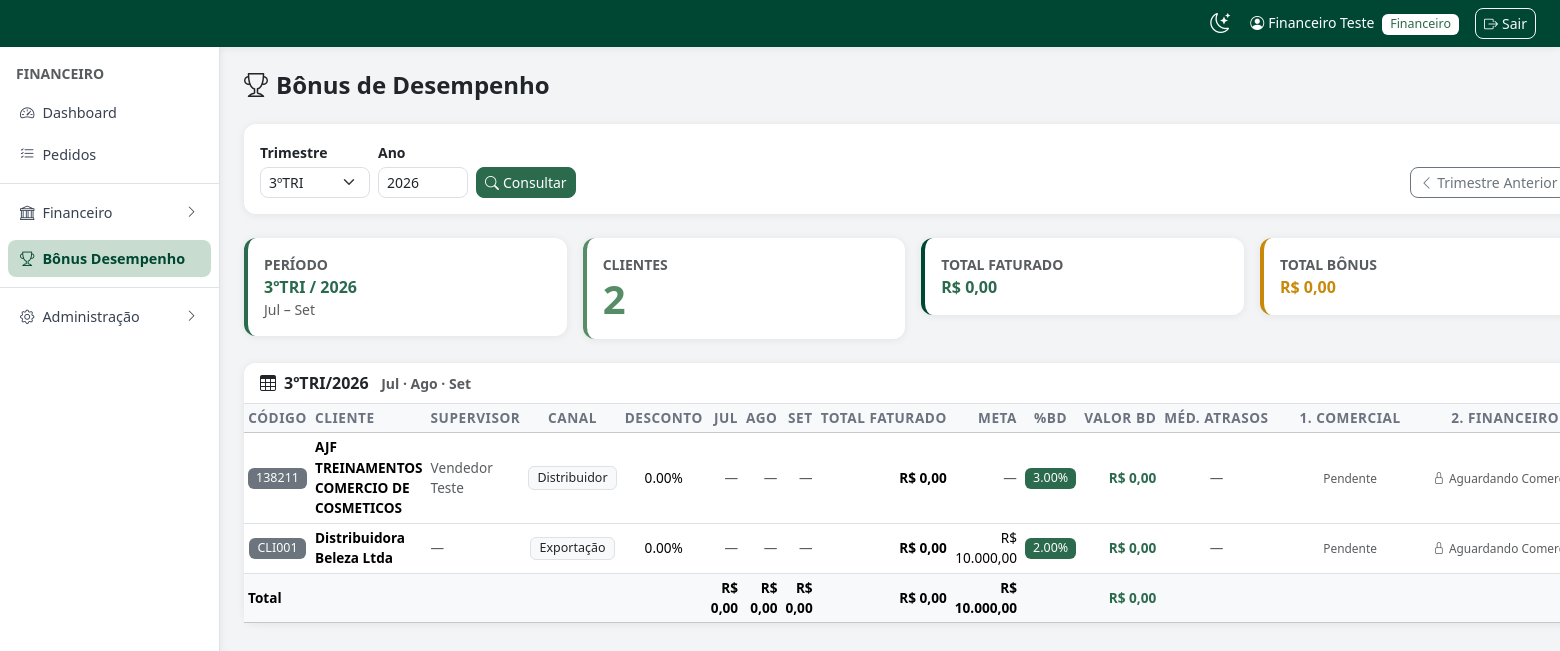
The page /admin/cadastros/bonus-desempenho.php (signed in) on the database its author committed.
### tables this page shows
CREATE TABLE `clientes` (
  `id` int(11) NOT NULL,
  `codigo_cliente` varchar(50) DEFAULT NULL,
  `cnpj` varchar(20) DEFAULT NULL,
  `cpf` varchar(15) DEFAULT NULL,
  `razao_social` varchar(200) NOT NULL,
  `cep` varchar(10) DEFAULT NULL,
  `endereco` varchar(200) DEFAULT NULL,
  `numero` varchar(10) DEFAULT NULL,
  `complemento` varchar(100) DEFAULT NULL,
  `bairro` varchar(100) DEFAULT NULL,
  `cidade` varchar(100) DEFAULT NULL,
  `estado` varchar(2) DEFAULT NULL,
  `pais` varchar(50) DEFAULT 'Brasil',
  `telefone1` varchar(20) DEFAULT NULL,
  `telefone2` varchar(20) DEFAULT NULL,
  `email` varchar(255) DEFAULT NULL,
  `vendedor` varchar(100) DEFAULT NULL,
  `canal_venda_id` int(11) DEFAULT NULL,
  `material_apoio` tinyint(4) DEFAULT 0,
  `bonus_desempenho` decimal(10,2) DEFAULT 0.00,
  `desconto_cliente` decimal(10,4) DEFAULT 0.0000,
  `limite_credito` decimal(12,2) DEFAULT 0.00,
  `idioma` varchar(20) DEFAULT 'pt',
  `moeda` varchar(10) DEFAULT 'BRL',
  `pedido_accademia` tinyint(4) DEFAULT 0,
  `senha` varchar(255) NOT NULL,
  `status` enum('ativo','inativo') DEFAULT 'ativo',
  `created_at` timestamp NOT NULL DEFAULT current_timestamp(),
  `desconto_canal` decimal(5,2) NOT NULL DEFAULT 0.00,
  `supervisor` varchar(100) DEFAULT NULL,
  `senha_temporaria` tinyint(1) NOT NULL DEFAULT 1
);

CREATE TABLE `canal_venda` (
  `id` int(11) NOT NULL,
  `canal` varchar(100) NOT NULL,
  `faixa_faturamento` varchar(100) DEFAULT NULL,
  `desconto` decimal(10,4) DEFAULT 0.0000,
  `created_at` timestamp NOT NULL DEFAULT current_timestamp(),
  `margem_negociacao` decimal(10,4) NOT NULL DEFAULT 0.0000
);

### admin/cadastros/bonus-desempenho.php (the view, shortened to what the rows shown need)
<?php
require_once __DIR__ . '/../../config.php';
$u = usuario();
$tiposComercial  = ['comercial', 'supervisor', 'tecnologia da informacao'];
$isComercial  = in_array($u['tipo'], $tiposComercial);
$anoAtual = (int)date('Y');
$triAtual  = (int)ceil(date('n') / 3);
$ano = isset($_GET['ano']) ? (int)$_GET['ano'] : $anoAtual;
$tri = isset($_GET['tri']) ? (int)$_GET['tri'] : $triAtual;
$mes1 = ($tri - 1) * 3 + 1;
$mes2 = ($tri - 1) * 3 + 2;
$mes3 =  $tri      * 3;
$mesesAbr = ['Jan','Fev','Mar','Abr','Mai','Jun','Jul','Ago','Set','Out','Nov','Dez'];
$nomeMes1 = $mesesAbr[$mes1 - 1];
$nomeMes2 = $mesesAbr[$mes2 - 1];
$nomeMes3 = $mesesAbr[$mes3 - 1];
$rows = db()->prepare("
    SELECT
        c.id, c.codigo_cliente, c.razao_social, COALESCE(c.supervisor, c.vendedor) AS supervisor,
        cv.canal,
        c.desconto_cliente,
        CAST(c.bonus_desempenho AS DECIMAL(10,2)) AS bonus_pct,
        COALESCE(SUM(CASE WHEN MONTH(p.data_pedido) = ? AND p.status = 'faturado' THEN p.valor_total * (CASE WHEN p.moeda <> 'BRL' AND p.cotacao > 0 THEN p.cotacao ELSE 1 END) ELSE 0 END), 0) AS fat_mes1,
        COALESCE(SUM(CASE WHEN MONTH(p.data_pedido) = ? AND p.status = 'faturado' THEN p.valor_total * (CASE WHEN p.moeda <> 'BRL' AND p.cotacao > 0 THEN p.cotacao ELSE 1 END) ELSE 0 END), 0) AS fat_mes2,
        COALESCE(SUM(CASE WHEN MONTH(p.data_pedido) = ? AND p.status = 'faturado' THEN p.valor_total * (CASE WHEN p.moeda <> 'BRL' AND p.cotacao > 0 THEN p.cotacao ELSE 1 END) ELSE 0 END), 0) AS fat_mes3,
        COALESCE(m.meta_cliente, 0) AS meta,
        COALESCE(cr_avg.media_atrasos, 0) AS media_atrasos
    FROM clientes c
    LEFT JOIN canal_venda cv ON cv.id = c.canal_venda_id
    LEFT JOIN pedidos p ON p.cliente_id = c.id AND YEAR(p.data_pedido) = ?
    LEFT JOIN metas m ON m.cliente_id = c.id AND m.trimestre = ? AND m.ano = ?
    LEFT JOIN (
        SELECT cliente_id, ROUND(AVG(DATEDIFF(data_pagamento, data_vencimento)), 1) AS media_atrasos
        FROM contas_receber
        WHERE data_pagamento IS NOT NULL AND data_pagamento > data_vencimento
        GROUP BY cliente_id
    ) cr_avg ON cr_avg.cliente_id = c.id
    WHERE c.bonus_desempenho > 0 AND c.status = 'ativo'
    GROUP BY c.id
    ORDER BY c.razao_social
");
$rows->execute([$mes1, $mes2, $mes3, $ano, $tri, $ano]);
$rows = $rows->fetchAll();
$logCom = [];
require_once LAYOUT_PATH . '/header.php';
?>
<div class="card shadow-sm border-0">
    <div class="card-body p-0">
        <div class="table-responsive">
        <table class="table table-hover table-sm mb-0" style="font-size:.85rem">
            <thead class="table-light">
                <tr>
                    <th class="text-center" style="white-space:nowrap">Código</th>
                    <th style="white-space:nowrap">Cliente</th>
                    <th style="white-space:nowrap">Supervisor</th>
                    <th class="text-center" style="white-space:nowrap">Canal</th>
                    <th class="text-center" style="white-space:nowrap">Desconto</th>
                    <th class="text-end" style="white-space:nowrap"><?= $nomeMes1 ?></th>
                    <th class="text-end" style="white-space:nowrap"><?= $nomeMes2 ?></th>
                    <th class="text-end" style="white-space:nowrap"><?= $nomeMes3 ?></th>
                    <th class="text-end" style="white-space:nowrap">Total Faturado</th>
                    <th class="text-end" style="white-space:nowrap">Meta</th>
                    <th class="text-center" style="white-space:nowrap">%BD</th>
                    <th class="text-end" style="white-space:nowrap">Valor BD</th>
                    <th class="text-center" style="white-space:nowrap">Méd. Atrasos</th>
                    <th class="text-center" style="white-space:nowrap">1. Comercial</th>
                    <th class="text-center" style="white-space:nowrap">2. Financeiro</th>
                </tr>
            </thead>
            <tbody>
            <?php if ($rows): foreach ($rows as $r):
                $fatTotal = $r['fat_mes1'] + $r['fat_mes2'] + $r['fat_mes3'];
                $valorBD  = $fatTotal * $r['bonus_pct'] / 100;
            ?>
                <tr>
                    <td class="text-center"><span class="badge bg-secondary"><?= e($r['codigo_cliente']) ?></span></td>
                    <td class="fw-semibold"><?= e($r['razao_social']) ?></td>
                    <td class="text-muted"><?= e($r['supervisor'] ?: '—') ?></td>
                    <td class="text-center"><?= $r['canal'] ? '<span class="badge bg-light text-dark border">'.e($r['canal']).'</span>' : '<span class="text-muted">—</span>' ?></td>
                    <td class="text-center"><?= number_format($r['desconto_cliente'], 2) ?>%</td>
                    <td class="text-end"><?= $r['fat_mes1'] > 0 ? moedaBR($r['fat_mes1']) : '<span class="text-muted">—</span>' ?></td>
                    <td class="text-end"><?= $r['fat_mes2'] > 0 ? moedaBR($r['fat_mes2']) : '<span class="text-muted">—</span>' ?></td>
                    <td class="text-end"><?= $r['fat_mes3'] > 0 ? moedaBR($r['fat_mes3']) : '<span class="text-muted">—</span>' ?></td>
                    <td class="text-end fw-semibold"><?= moedaBR($fatTotal) ?></td>
                    <td class="text-end"><?= $r['meta'] > 0 ? moedaBR($r['meta']) : '<span class="text-muted">—</span>' ?></td>
                    <td class="text-center"><span class="badge bg-primary"><?= number_format($r['bonus_pct'], 2) ?>%</span></td>
                    <td class="text-end fw-semibold text-success"><?= moedaBR($valorBD) ?></td>
                    <td class="text-center">
                        <?php if ($r['media_atrasos'] > 0): ?>
                            <span class="badge bg-<?= $r['media_atrasos'] > 30 ? 'danger' : ($r['media_atrasos'] > 10 ? 'warning text-dark' : 'secondary') ?>">
                                <?= number_format($r['media_atrasos'], 1) ?> dias
                            </span>
                        <?php else: ?>
                            <span class="text-muted">—</span>
                        <?php endif; ?>
                    </td>
                    <?php
                        $cLog  = $logCom[$r['id']] ?? null;
                        $cAcao = $cLog['acao'] ?? null;
                    ?>
                    <td class="text-center" style="min-width:155px">
                        <?php if ($isComercial): ?>
                            <div class="d-flex gap-1 flex-nowrap justify-content-center mt-1">
                                <?php if ($cAcao !== 'aprovado'): ?>
                                <form method="POST" class="d-inline">
                                    <input type="hidden" name="cliente_id" value="<?= $r['id'] ?>">
                                    <input type="hidden" name="tri" value="<?= $tri ?>">
                                    <input type="hidden" name="ano" value="<?= $ano ?>">
                                    <input type="hidden" name="etapa" value="comercial">
                                    <input type="hidden" name="acao" value="aprovado">
                                    <button class="btn btn-xs btn-outline-primary" style="padding:.2rem .5rem;font-size:.75rem" title="Aprovar (Comercial)">
                                        <i class="bi bi-check-lg"></i>
                                    </button>
                                </form>
                                <?php endif; ?>
                                <?php if ($cAcao !== 'reprovado'): ?>
                                <form method="POST" class="d-inline">
                                    <input type="hidden" name="cliente_id" value="<?= $r['id'] ?>">
                                    <input type="hidden" name="tri" value="<?= $tri ?>">
                                    <input type="hidden" name="ano" value="<?= $ano ?>">
                                    <input type="hidden" name="etapa" value="comercial">
                                    <input type="hidden" name="acao" value="reprovado">
                                    <button class="btn btn-xs btn-outline-danger" style="padding:.2rem .5rem;font-size:.75rem" title="Reprovar (Comercial)">
                                        <i class="bi bi-x-lg"></i>
                                    </button>
                                </form>
                                <?php endif; ?>
                            </div>
                        <?php elseif (!$cLog): ?>
                            <span class="text-muted small">Pendente</span>
                        <?php endif; ?>
                    </td>
                    <td class="text-center" style="min-width:155px">
                        <?php if ($cAcao === 'reprovado'): ?>
                            <span class="text-muted small"><i class="bi bi-slash-circle me-1"></i>Reprovado no Comercial</span>
                        <?php elseif ($cAcao !== 'aprovado'): ?>
                            <span class="text-muted small"><i class="bi bi-lock me-1"></i>Aguardando Comercial</span>
                        <?php endif; ?>
                    </td>
                </tr>
            <?php endforeach; else: ?>
                <tr><td colspan="15" class="text-center text-muted py-4">Nenhum cliente elegível para este período.</td></tr>
            <?php endif; ?>
            </tbody>
        </table>
        </div>
    </div>
</div>
<?php require_once LAYOUT_PATH . '/footer.php'; ?>

### rows shown on the page
clientes: codigo_cliente "138211", razao_social "AJF TREINAMENTOS COMERCIO DE COSMETICOS", supervisor "Vendedor Teste", canal_venda.canal "Distribuidor", desconto_cliente "0.00", fatTotal "R$ 0,00", bonus_pct "3.00", valorBD "R$ 0,00"
clientes: codigo_cliente "CLI001", razao_social "Distribuidora Beleza Ltda", supervisor "—", canal_venda.canal "Exportação", desconto_cliente "0.00", fatTotal "R$ 0,00", meta "R$ 10.000,00", bonus_pct "2.00", valorBD "R$ 0,00"

### other values the page prints
$_usuario['nome'] "Financeiro Teste"
$_usuario['tipo'] "Financeiro"
et('Sair') "Sair"
$tipoLabels[$_usuario['tipo']] "FINANCEIRO"
$tri "3"
$ano "2026"
$nomeMes1 "Jul"
$nomeMes3 "Set"
count($rows) "2"
moedaBR($totalFat) "R$ 0,00"
moedaBR($totalBonus) "R$ 0,00"
$nomeMes2 "Ago"
$nomeMes1 "JUL"
$nomeMes2 "AGO"
$nomeMes3 "SET"
